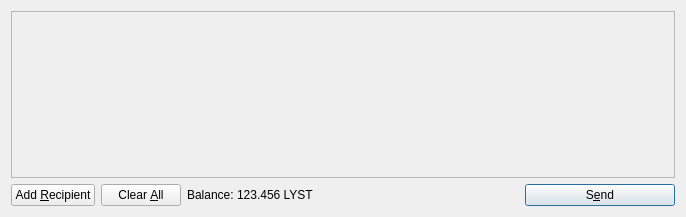
<?xml version="1.0" encoding="UTF-8"?>
<ui version="4.0">
 <class>SendCoinsDialog</class>
 <widget class="QDialog" name="SendCoinsDialog">
  <property name="geometry">
   <rect>
    <x>0</x>
    <y>0</y>
    <width>686</width>
    <height>217</height>
   </rect>
  </property>
  <property name="windowTitle">
   <string>Send Coins</string>
  </property>
  <layout class="QVBoxLayout" name="verticalLayout">
   <item>
    <widget class="QScrollArea" name="scrollArea">
     <property name="widgetResizable">
      <bool>true</bool>
     </property>
     <widget class="QWidget" name="scrollAreaWidgetContents">
      <property name="geometry">
       <rect>
        <x>0</x>
        <y>0</y>
        <width>666</width>
        <height>165</height>
       </rect>
      </property>
      <layout class="QVBoxLayout" name="verticalLayout_2">
       <property name="margin">
        <number>0</number>
       </property>
       <item>
        <layout class="QVBoxLayout" name="entries">
         <property name="spacing">
          <number>6</number>
         </property>
        </layout>
       </item>
       <item>
        <spacer name="verticalSpacer">
         <property name="orientation">
          <enum>Qt::Vertical</enum>
         </property>
         <property name="sizeHint" stdset="0">
          <size>
           <width>20</width>
           <height>40</height>
          </size>
         </property>
        </spacer>
       </item>
      </layout>
     </widget>
    </widget>
   </item>
   <item>
    <layout class="QHBoxLayout" name="horizontalLayout">
     <item>
      <widget class="QPushButton" name="addButton">
       <property name="toolTip">
        <string>Send to multiple recipients at once</string>
       </property>
       <property name="text">
        <string>Add &amp;Recipient</string>
       </property>
       <property name="icon">
        <iconset resource="../bitcoin.qrc">
         <normaloff>:/icons/add</normaloff>:/icons/add</iconset>
       </property>
       <property name="autoDefault">
        <bool>false</bool>
       </property>
      </widget>
     </item>
     <item>
      <widget class="QPushButton" name="clearButton">
       <property name="sizePolicy">
        <sizepolicy hsizetype="Minimum" vsizetype="Fixed">
         <horstretch>0</horstretch>
         <verstretch>0</verstretch>
        </sizepolicy>
       </property>
       <property name="toolTip">
        <string>Remove all transaction fields</string>
       </property>
       <property name="text">
        <string>Clear &amp;All</string>
       </property>
       <property name="icon">
        <iconset resource="../bitcoin.qrc">
         <normaloff>:/icons/remove</normaloff>:/icons/remove</iconset>
       </property>
       <property name="autoRepeatDelay">
        <number>300</number>
       </property>
       <property name="autoDefault">
        <bool>false</bool>
       </property>
      </widget>
     </item>
     <item>
      <layout class="QHBoxLayout" name="horizontalLayout_2">
       <property name="spacing">
        <number>3</number>
       </property>
       <item>
        <widget class="QLabel" name="label">
         <property name="text">
          <string>Balance:</string>
         </property>
        </widget>
       </item>
       <item>
        <widget class="QLabel" name="labelBalance">
         <property name="cursor">
          <cursorShape>IBeamCursor</cursorShape>
         </property>
         <property name="text">
          <string>123.456 LYST</string>
         </property>
         <property name="textInteractionFlags">
          <set>Qt::LinksAccessibleByMouse|Qt::TextSelectableByKeyboard|Qt::TextSelectableByMouse</set>
         </property>
        </widget>
       </item>
      </layout>
     </item>
     <item>
      <spacer name="horizontalSpacer">
       <property name="orientation">
        <enum>Qt::Horizontal</enum>
       </property>
       <property name="sizeHint" stdset="0">
        <size>
         <width>40</width>
         <height>20</height>
        </size>
       </property>
      </spacer>
     </item>
     <item>
      <widget class="QPushButton" name="sendButton">
       <property name="minimumSize">
        <size>
         <width>150</width>
         <height>0</height>
        </size>
       </property>
       <property name="toolTip">
        <string>Confirm the send action</string>
       </property>
       <property name="text">
        <string>S&amp;end</string>
       </property>
       <property name="icon">
        <iconset resource="../bitcoin.qrc">
         <normaloff>:/icons/send</normaloff>:/icons/send</iconset>
       </property>
       <property name="default">
        <bool>true</bool>
       </property>
      </widget>
     </item>
    </layout>
   </item>
  </layout>
 </widget>
 <resources>
  <include location="../bitcoin.qrc"/>
 </resources>
 <connections/>
</ui>
